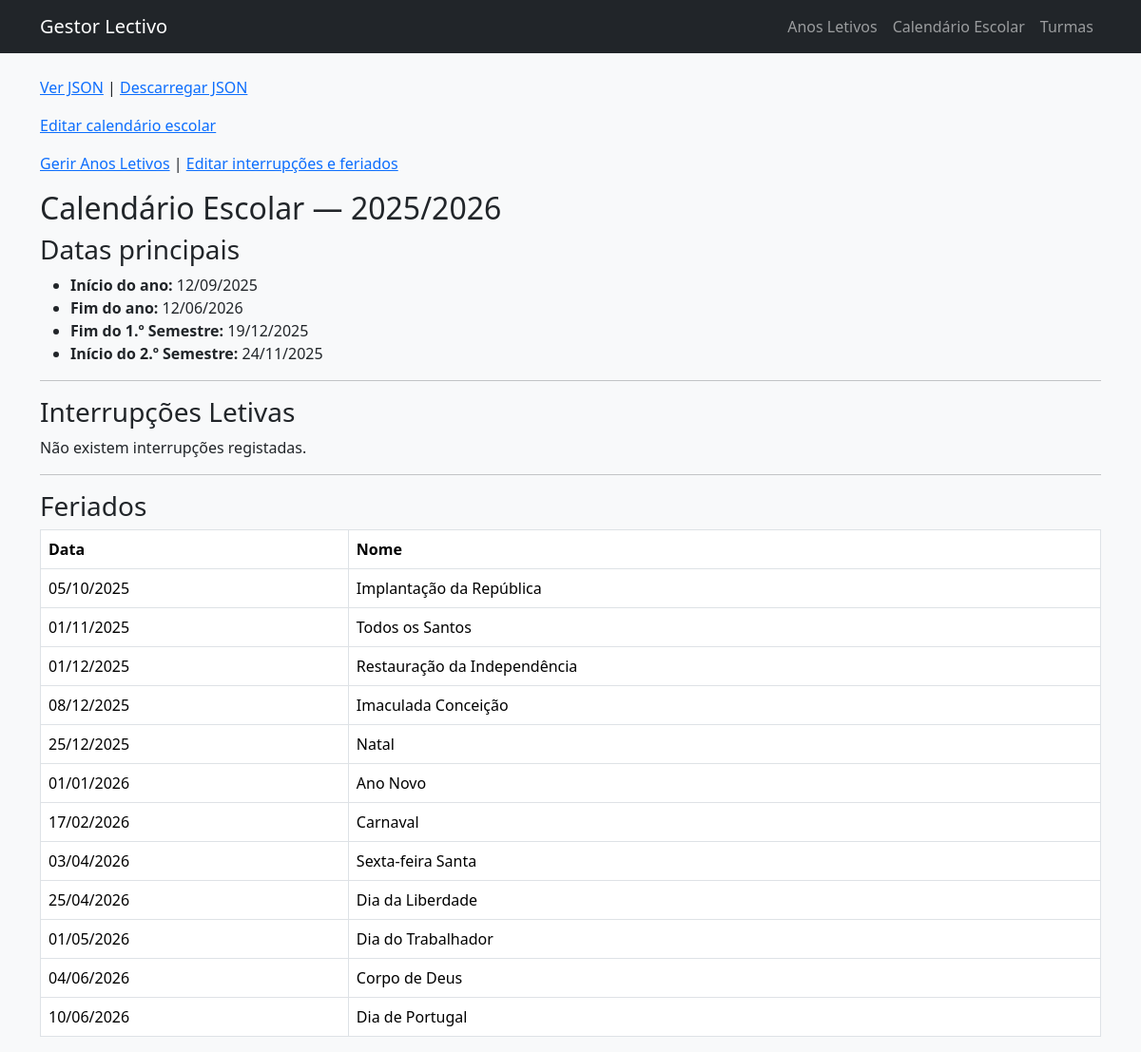
Screenshot of /calendario-escolar with the database file from the repository.
### models.py (models this page shows)
class AnoLetivo(db.Model):
    __tablename__ = "anos_letivos"
    id = db.Column(db.Integer, primary_key=True)
    nome = db.Column(db.String(20), unique=True, nullable=False)
    data_inicio_ano = db.Column(db.Date, nullable=False)
    data_fim_ano = db.Column(db.Date, nullable=False)
    data_fim_semestre1 = db.Column(db.Date, nullable=False)
    data_inicio_semestre2 = db.Column(db.Date, nullable=False)
    descricao = db.Column(db.String(255))
    ativo = db.Column(db.Boolean, nullable=False, default=False)
    fechado = db.Column(db.Boolean, nullable=False, default=False)

class Feriado(db.Model):
    __tablename__ = "feriados"
    id = db.Column(db.Integer, primary_key=True)
    ano_letivo_id = db.Column(db.Integer, db.ForeignKey("anos_letivos.id"), nullable=False)
    ano_letivo = db.relationship("AnoLetivo", backref="feriados")
    data = db.Column(db.Date, nullable=True)
    data_text = db.Column(db.String(255), nullable=True)
    nome = db.Column(db.String(255), nullable=False)

### app.py (the view)
    @app.route("/calendario-escolar")
    def calendario_escolar():
        ano = get_ano_letivo_atual()
        if not ano:
            flash("Ainda não existe Ano Letivo definido.", "error")
            return redirect(url_for("dashboard"))
        interrupcoes = (
            InterrupcaoLetiva.query
            .filter_by(ano_letivo_id=ano.id)
            .order_by(InterrupcaoLetiva.tipo)
            .all()
        )
        feriados = (
            Feriado.query
            .filter_by(ano_letivo_id=ano.id)
            .order_by(Feriado.data)
            .all()
        )
        return render_template(
            "calendario/escolar.html",
            ano=ano,
            interrupcoes=interrupcoes,
            feriados=feriados,
        )

### templates/calendario/escolar.html
{% extends "base.html" %}
{% block content %}
<p>
  <a href="{{ url_for('calendario_escolar_json') }}">Ver JSON</a> |
  <a href="{{ url_for('calendario_escolar_json', download=1) }}">Descarregar JSON</a>
</p>
<p>
  <a href="{{ url_for('calendario_escolar_gestao') }}">Editar calendário escolar</a>
</p>
<p>
  <a href="{{ url_for('anos_letivos_list') }}">Gerir Anos Letivos</a> |
  <a href="{{ url_for('calendario_escolar_gestao') }}">Editar interrupções e feriados</a>
</p>
<h2>Calendário Escolar — {{ ano.nome if ano else "Sem Ano Letivo" }}</h2>
{% if not ano %}
<p><strong>Não existe ano letivo definido.</strong></p>
{% else %}
<h3>Datas principais</h3>
<ul>
    <li><strong>Início do ano:</strong> {{ ano.data_inicio_ano.strftime("%d/%m/%Y") }}</li>
    <li><strong>Fim do ano:</strong> {{ ano.data_fim_ano.strftime("%d/%m/%Y") }}</li>
    <li><strong>Fim do 1.º Semestre:</strong> {{ ano.data_fim_semestre1.strftime("%d/%m/%Y") }}</li>
    <li><strong>Início do 2.º Semestre:</strong> {{ ano.data_inicio_semestre2.strftime("%d/%m/%Y") }}</li>
</ul>
<hr>
<h3>Interrupções Letivas</h3>
{% if interrupcoes %}
<table class="table table-striped">
    <thead>
        <tr>
            <th>Tipo</th>
            <th>Datas</th>
            <th>Descrição</th>
        </tr>
    </thead>
    <tbody>
        {% for i in interrupcoes %}
        <tr>
            <td>{{ i.tipo }}</td>
            <td>
                {% if i.data_text %}
                    {{ i.data_text }}
                {% else %}
                    {{ i.data_inicio.strftime("%d/%m/%Y") }} a {{ i.data_fim.strftime("%d/%m/%Y") }}
                {% endif %}
            </td>
            <td>{{ i.descricao or "" }}</td>
        </tr>
        {% endfor %}
    </tbody>
</table>
{% else %}
<p>Não existem interrupções registadas.</p>
{% endif %}
<hr>
<h3>Feriados</h3>
{% if feriados %}
<table class="table table-bordered">
    <thead>
        <tr>
            <th>Data</th>
            <th>Nome</th>
        </tr>
    </thead>
    <tbody>
        {% for f in feriados %}
        <tr>
            <td>
                {% if f.data_text %}
                    {{ f.data_text }}
                {% else %}
                    {{ f.data.strftime("%d/%m/%Y") }}
                {% endif %}
            </td>
            <td>{{ f.nome }}</td>
        </tr>
        {% endfor %}
    </tbody>
</table>
{% else %}
<p>Não existem feriados registados.</p>
{% endif %}
{% endif %}
{% endblock %}

### rows the page displays
AnoLetivo: nome "2025/2026", data_inicio_ano "12/09/2025", data_fim_ano "12/06/2026", data_fim_semestre1 "19/12/2025", data_inicio_semestre2 "24/11/2025"
Feriado: data "05/10/2025", nome "Implantação da República"
Feriado: data "01/11/2025", nome "Todos os Santos"
Feriado: data "01/12/2025", nome "Restauração da Independência"
Feriado: data "08/12/2025", nome "Imaculada Conceição"
Feriado: data "25/12/2025", nome "Natal"
Feriado: data "01/01/2026", nome "Ano Novo"
Feriado: data "17/02/2026", nome "Carnaval"
Feriado: data "03/04/2026", nome "Sexta-feira Santa"
Feriado: data "25/04/2026", nome "Dia da Liberdade"
Feriado: data "01/05/2026", nome "Dia do Trabalhador"
Feriado: data "04/06/2026", nome "Corpo de Deus"
Feriado: data "10/06/2026", nome "Dia de Portugal"
